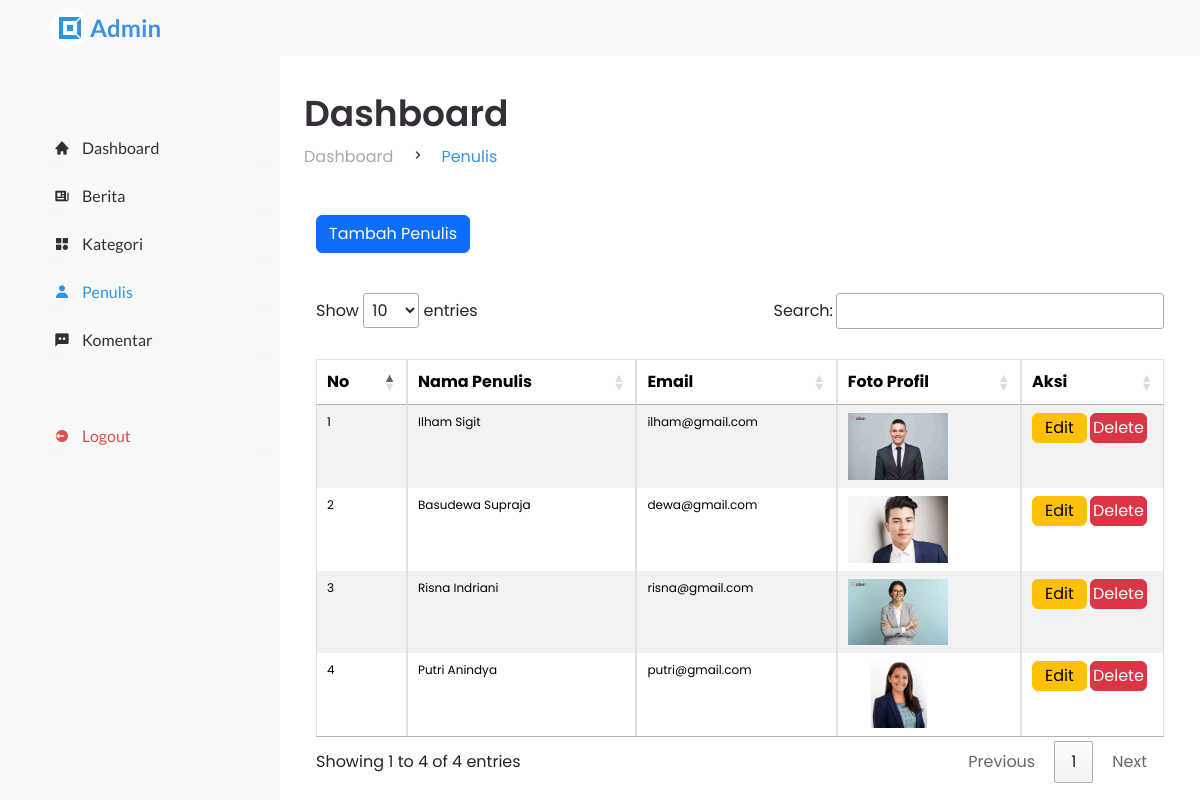
The page /admin/penulis.php on the database its author committed.
### tables this page shows
CREATE TABLE `penulis` (
  `id_penulis` int(11) NOT NULL,
  `nama_penulis` varchar(255) NOT NULL,
  `email_penulis` varchar(100) NOT NULL,
  `foto_profil` text NOT NULL
);

### admin/penulis.php (the view, shortened to what this page needs)
<!DOCTYPE html>
<html lang="en">
<head>
	<link rel="stylesheet" href="style.css">
	<link href="https://cdn.jsdelivr.net/npm/bootstrap@5.3.2/dist/css/bootstrap.min.css" rel="stylesheet">
	<link rel="stylesheet" href="https://cdn.datatables.net/1.13.7/css/jquery.dataTables.css" />
	<link href='https://unpkg.com/boxicons@2.0.9/css/boxicons.min.css' rel='stylesheet'>
</head>
<body>
	<?php $page = 'penulis'; include "sidebar.php" ?>
	<section id="content">
		<nav>
		</nav>
		<main>
			<div class="head-title">
				<div class="left">
					<h1>Dashboard</h1>
					<ul class="breadcrumb">
						<li>
							<a href="#" class="nav-link">Dashboard</a>
						</li>
						<li><i class='bx bx-chevron-right'></i></li>
						<li>
							<a id="active" href="#" class="nav-link">Penulis</a>
						</li>
					</ul>
				</div>
			</div>
			<div class="container" style="margin-top:30px">
				<div class="row">
					<div class="col-md-12">
						<?php
						include '../koneksi.php';
						$query = mysqli_query($conn, "SELECT * FROM penulis ORDER BY id_penulis ASC");
						?>
						<a class="btn btn-primary" style="margin-bottom:10px" href="tambah_penulis.php"> Tambah Penulis </a>
						<table id="data-penulis" class="table table-striped table-bordered border-top">
							<thead>
								<tr>
									<th>No</th>
									<th>Nama Penulis</th>
									<th>Email</th>
									<th>Foto Profil</th>
									<th style="width:105px">Aksi</th>
								</tr>
							</thead>
							<tbody>
								<?php
								if (mysqli_num_rows($query) > 0) {
									$no = 1;
									while ($data = mysqli_fetch_array($query)) {
								?>
										<tr>
											<td><?php echo $no ?></td>
											<td><?php echo $data["nama_penulis"] ?></td>
											<td><?php echo $data["email_penulis"] ?></td>
											<td> <img src="../img/berita/<?php echo $data["foto_profil"] ?>" width="100px"> </td>
											<td> <a href="edit_penulis.php?id_penulis=<?php echo $data["id_penulis"] ?>" class="btn btn-warning" style="padding:2px 12px;"> Edit </a>
												<a href="proses_hapus.php?penulis=<?php echo $data["id_penulis"] ?>" onclick="return confirm('Apakah Anda yakin ingin menghapus data ini?')" class="btn btn-danger" style="padding:2px"> Delete </a>
											</td>
										</tr>
									<?php $no++;
									} ?>
								<?php } ?>
							</tbody>
						</table>
					</div>
				</div>
			</div>
		</main>
	</section>
</body>
</html>

### admin/style.css (style rules this page uses)
* { margin: 0; padding: 0; box-sizing: border-box; }
a { text-decoration: none; }
li { list-style: none; }
:root { --poppins: 'Poppins', sans-serif; --lato: 'Lato', sans-serif; --light: #F9F9F9; --blue: #3C91E6; --light-blue: #CFE8FF; --grey: #eee; --dark-grey: #AAAAAA; --dark: #342E37; --red: #DB504A; --yellow: #FFCE26; --light-yellow: #FFF2C6; --orange: #FD7238; --light-orange: #FFE0D3; --green: #347C2C; --light-green: #C1FEC1; }
html { overflow-x: hidden; }
body { background: var(--grey); overflow-x: hidden; }
#content { position: relative; width: calc(100% - 280px); left: 280px; transition: .3s ease; }
#content nav { height: 56px; background: var(--light); padding: 0 24px; display: flex; grid-gap: 24px; font-family: var(--lato); position: sticky; top: 0; left: 0; z-index: 1000; }
#content main { width: 100%; padding: 36px 24px; font-family: var(--poppins); max-height: calc(100vh - 56px); overflow-y: auto; }
#content main .head-title { display: flex; align-items: center; justify-content: space-between; grid-gap: 16px; flex-wrap: wrap; }
#content main .head-title .left h1 { font-size: 36px; font-weight: 600; margin-bottom: 10px; color: var(--dark); }
#content main .head-title .left .breadcrumb { display: flex; align-items: center; grid-gap: 16px; }
#content main .head-title .left .breadcrumb li { color: var(--dark); }
#content main .head-title .left .breadcrumb li a { color: var(--dark-grey); pointer-events: none; }
#content main .head-title .left .breadcrumb li a#active { color: var(--blue); pointer-events: unset; }
td { font-size: 12px!important; }

### rows shown on the page
penulis: nama_penulis "Ilham Sigit", email_penulis "ilham@gmail.com", foto_profil (picture)
penulis: nama_penulis "Basudewa Supraja", email_penulis "dewa@gmail.com", foto_profil (picture)
penulis: nama_penulis "Risna Indriani", email_penulis "risna@gmail.com", foto_profil (picture)
penulis: nama_penulis "Putri Anindya", email_penulis "putri@gmail.com", foto_profil (picture)
